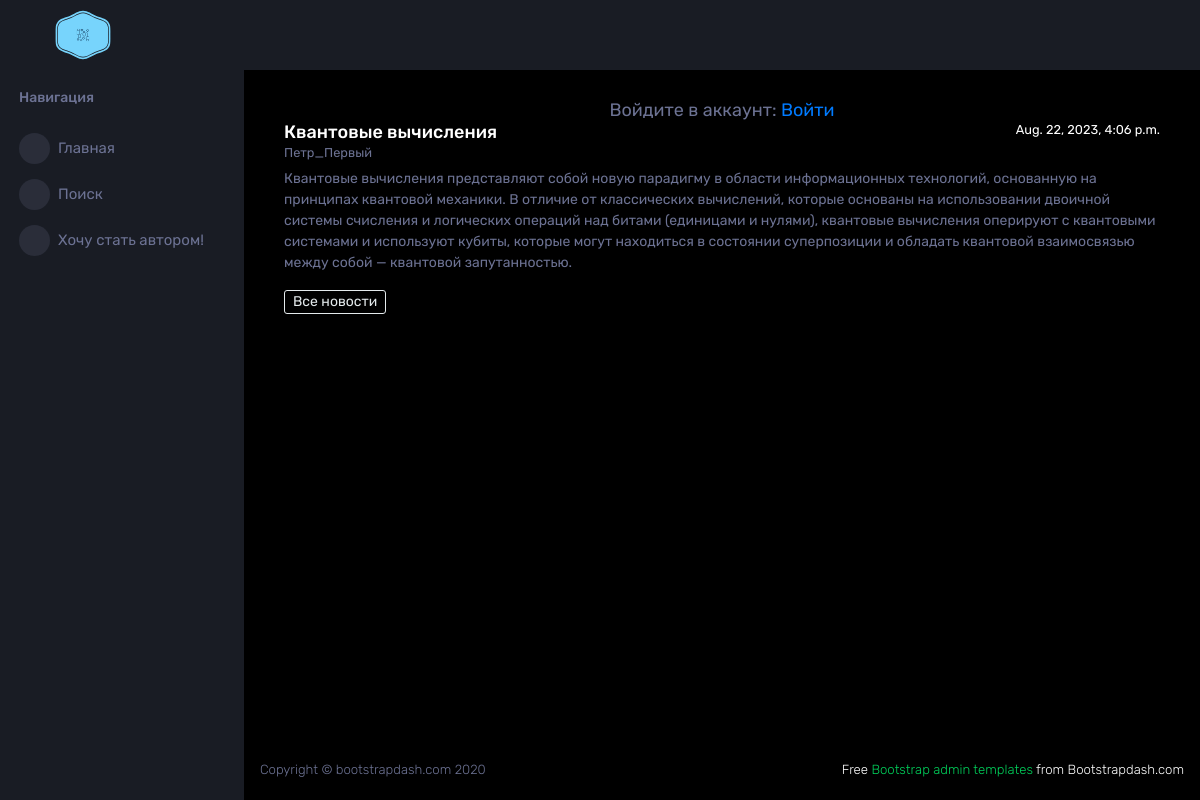
The page /news/2 on the database its author committed.
### news/models.py (models this page shows, shortened)
class Post(models.Model):
    news = 'N'
    article = 'A'
    postChoice = [
        (news, 'Новость'),
        (article, 'Статья')
    ]
    postAuthor = models.ForeignKey(Author, on_delete = models.CASCADE)
    postType = models.CharField(max_length = 1, choices = postChoice, default = news)
    postDateTime = models.DateTimeField(default=timezone.now)
    postCat = models.ManyToManyField(Category, through = 'PostCategory')
    postTitle = models.CharField(max_length = 255, default = 'Заголовок')
    postBody = models.TextField(default = 'Здесь должен быть текст')
    postRate = models.IntegerField(default = 0)

class Author(models.Model):
    userModel = models.OneToOneField(User, on_delete=models.CASCADE)
    userRate = models.IntegerField(default = 0)

### news/views.py (the view)
# urls.py: path('<int:pk>', NewsDetail.as_view(), name='news_detail'),
class NewsDetail(DetailView):
    model = Post
    template_name = 'newspaper/post.html'
    context_object_name = 'post'

### news/templatetags/custom_filters.py (called while the page is built)
@register.filter(name='censor')
def censor(value):
    return cense(value)

### templates/newspaper/post.html (shortened to what this page needs)
{% extends 'layout/default.html' %}
{% load custom_filters %}
{% block content %}
<div class="container">
    <div class="row justify-content-md-center>">
       <div class="col">
            <h1 class="page-title">{{ post.postTitle|censor }}</h1>
       </div>
       <div class="col-md-auto">
            <h3 class="small test-muted">{{ post.postDateTime }}</h3>
        </div>
    </div>
    <div class="row">
        <div class="col">
            <h3 class="small text-muted">{{ post.postAuthor.userModel.username }}</h3>
        </div>
    </div>
    <div class="row">
        <div class="col">
            <p class="text-muted">{{ post.postBody|censor }}</p>
        </div>
    </div>
    <a role="button" class="btn btn-outline-secondary btn-sm" href="../news">Все новости</a>
</div>
{% endblock content %}

### rows shown on the page
Post: postTitle|censor "Квантовые вычисления", postDateTime "Aug. 22, 2023, 4:06 p.m.", postAuthor.userModel.username "Петр_Первый", postBody|censor "Квантовые вычисления представляют собой новую парадигму в области информационных технологий, основанную на принципах квантовой механики. В отличие от классических вычислений, которые основаны на использовании двоичной системы счисления и логических операций над битами (единицами и нулями), квантовые вычисления оперируют с квантовыми системами и используют кубиты, которые могут находиться в состоянии суперпозиции и обладать квантовой взаимосвязью между собой — квантовой запутанностью."
